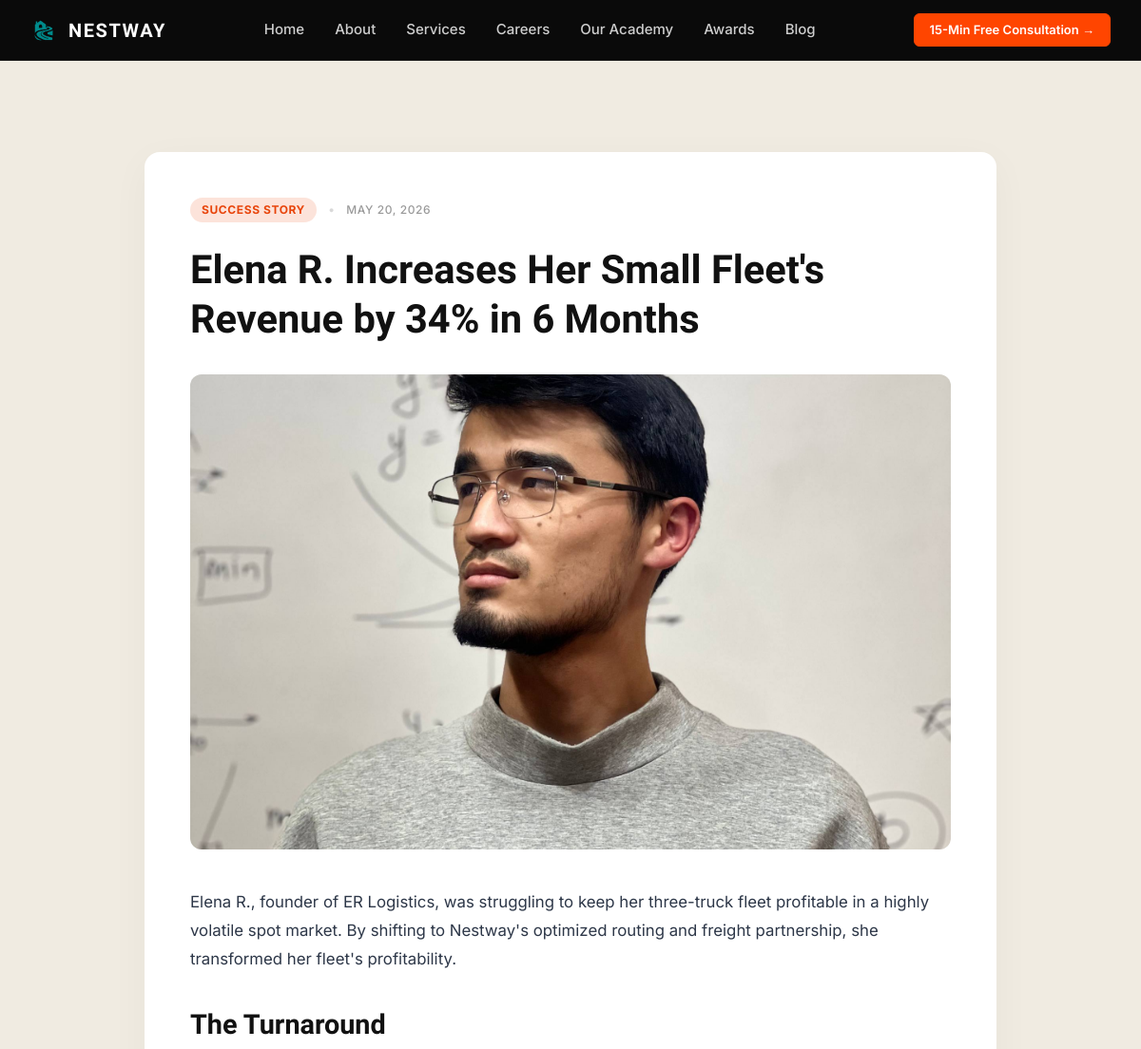
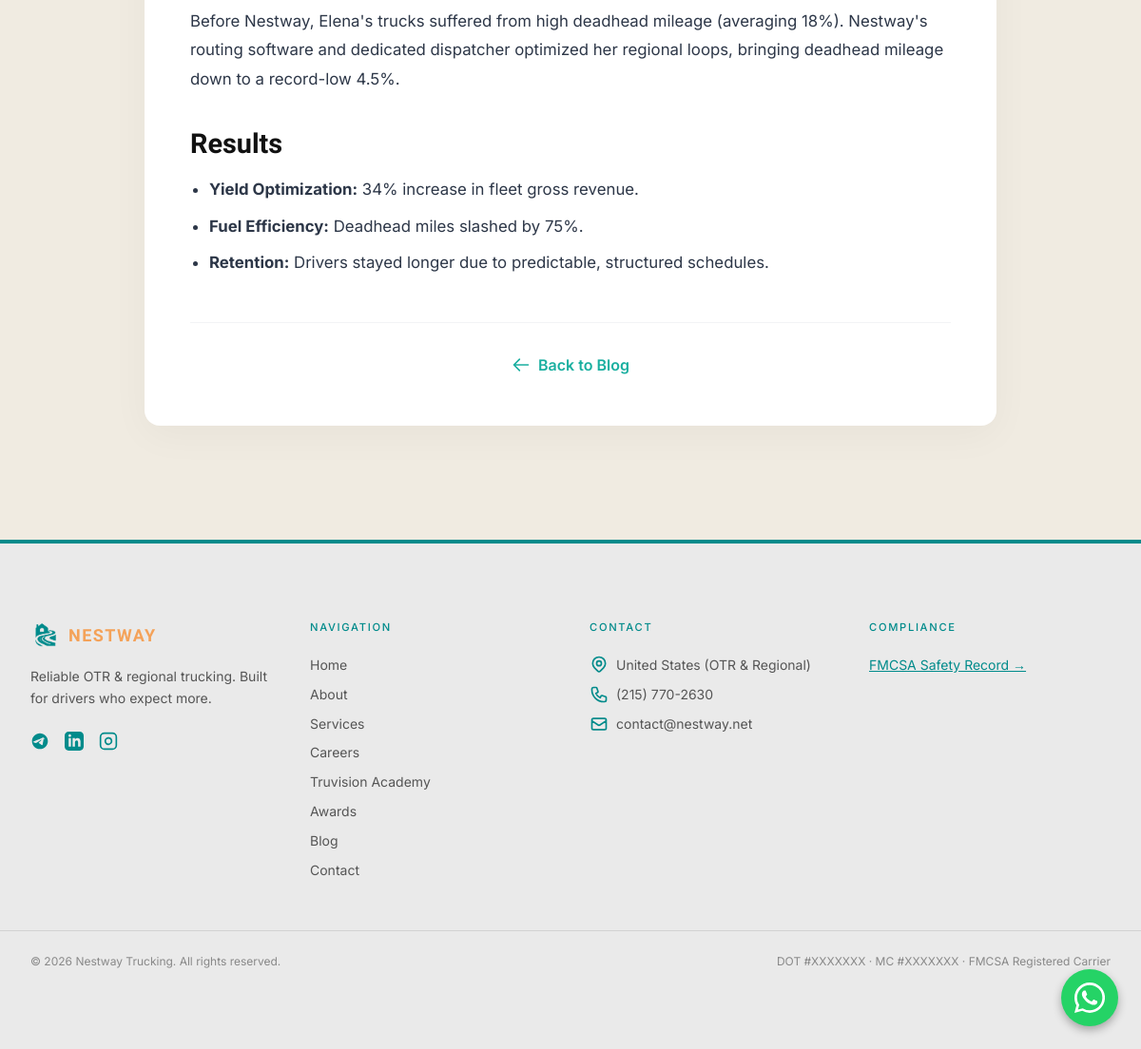
Page /blog/elena-r-increases-her-small-fleets-revenue-by-34-in-6-months/ on the committed database (2 pictures, top to bottom).
### core/models.py (models this page shows, shortened)
class BlogPost(models.Model):
    CATEGORY_CHOICES = [
        ('article', 'Article'),
        ('success_story', 'Success Story'),
    ]
    title = models.CharField(max_length=255)
    slug = models.SlugField(unique=True, max_length=255)
    body = models.TextField()
    category = models.CharField(max_length=50, choices=CATEGORY_CHOICES, default='article')
    cover_image = models.ImageField(upload_to='blog/', blank=True)
    published_at = models.DateTimeField(default=timezone.now)
    is_published = models.BooleanField(default=False)
    class Meta:
        ordering = ['-published_at']

class SiteSettings(models.Model):
    company_name = models.CharField(max_length=255, default="Nestway")
    tagline = models.CharField(max_length=255, blank=True)
    phone = models.CharField(max_length=50, blank=True)
    email = models.EmailField(blank=True)
    address = models.TextField(blank=True)
    class Meta:
        verbose_name = "Site Settings"
        verbose_name_plural = "Site Settings"
    @classmethod
    def load(cls):
        obj, created = cls.objects.get_or_create(pk=1)
        return obj

### core/views.py (the view)
# urls.py: path('blog/<slug:slug>/', views.blog_detail, name='blog_detail'),
def blog_detail(request, slug):
    cache_key = f'blog_detail_{slug}'
    post = cache.get(cache_key)
    if post is None:
        post = get_object_or_404(BlogPost, slug=slug, is_published=True)
        cache.set(cache_key, post, 300)  # 5 min
    return render(request, 'blog_detail.html', {'post': post})

### core/templates/blog_detail.html (shortened to what this page needs)
{% extends 'base.html' %}
{% load static %}
{% block content %}
<div class="blog-detail-page" style="min-height: 100vh; padding-top: 120px;">
    <section class="blog-detail-content-section">
        <div class="max-w-4xl mx-auto blog-readability-card">
            <div class="flex items-center gap-3 mb-6" style="font-family: 'Inter', sans-serif;">
                {% if post.category == 'success_story' %}
                <span style="font-weight: 700; font-size: 0.75rem; background: rgba(232, 68, 10, 0.15); color: #E8440A; padding: 4px 12px; border-radius: 9999px; letter-spacing: 0.05em; text-transform: uppercase;">Success Story</span>
                {% else %}
                <span style="font-weight: 700; font-size: 0.75rem; background: rgba(26, 175, 160, 0.15); color: #1AAFA0; padding: 4px 12px; border-radius: 9999px; letter-spacing: 0.05em; text-transform: uppercase;">Article</span>
                {% endif %}
                <span style="color: rgba(0,0,0,0.15); font-size: 0.8rem;">&bull;</span>
                <span style="font-weight: 500; font-size: 0.75rem; letter-spacing: 0.05em; text-transform: uppercase; color: rgba(0,0,0,0.4);">
                    {{ post.published_at|date:"F d, Y" }}
                </span>
            </div>
            <h1 style="font-family: 'Unbounded', sans-serif; font-weight: 700; font-size: clamp(1.8rem, 4vw, 2.6rem); color: #111111; line-height: 1.25; margin-top: 0; margin-bottom: 32px;">
                {{ post.title }}
            </h1>
            <div class="mb-10 overflow-hidden rounded-xl">
                {% if post.cover_image %}
                <img src="{{ post.cover_image.url }}" alt="{{ post.title }}" class="w-full h-auto max-h-[500px] object-cover">
                {% endif %}
            </div>
            <div class="post-content">
                {{ post.body|safe }}
            </div>
            <div class="mt-12 pt-8 border-t border-gray-200/50 text-center">
                <a href="{% url 'blog' %}" class="inline-flex items-center text-brand font-semibold hover:text-accent transition-colors" style="font-family: 'Inter', sans-serif; color: #1AAFA0; text-decoration: none; font-weight: 600;">
                    <svg class="w-5 h-5 mr-2" fill="none" stroke="currentColor" viewBox="0 0 24 24" style="width: 20px; height: 20px; display: inline-block; vertical-align: middle;"><path stroke-linecap="round" stroke-linejoin="round" stroke-width="2" d="M10 19l-7-7m0 0l7-7m-7 7h18"></path></svg>
                    <span style="vertical-align: middle;">Back to Blog</span>
                </a>
            </div>
        </div>
    </section>
</div>
{% endblock %}

### core/templates/base.html (shortened to what this page needs)
{% load static %}
<!DOCTYPE html>
<html lang="en" class="scroll-smooth">
<head>
    <link href="{% static 'css/output.css' %}" rel="stylesheet">
    <link rel="stylesheet" href="{% static 'css/custom.css' %}">
</head>
<body class="bg-gray-50 text-[#1a1a1a] font-sans antialiased flex flex-col min-h-screen"
      x-data="{
          lastScroll: 0,
          scrolled: false,
          mobileMenuOpen: false
      }"
      @scroll.window="scrolled = window.scrollY >= 80;"
      :class="mobileMenuOpen ? 'overflow-hidden' : ''">
    <div :style="scrolled ? 'backdrop-filter: blur(20px); -webkit-backdrop-filter: blur(20px); border-bottom: 1px solid rgba(255, 255, 255, 0.06); background: rgba(10,10,10,0.85);' : 'backdrop-filter: blur(0px); -webkit-backdrop-filter: blur(0px); border-bottom: 1px solid transparent; background: transparent;'"
      class="fixed top-0 left-0 right-0 w-full z-[100] transition-all duration-300 h-[56px] md:h-[64px] flex items-center">
        <div class="max-w-7xl w-full mx-auto px-4 sm:px-6 lg:px-8 nav-container-override flex justify-between items-center h-full">
            <a href="{% url 'index' %}" class="flex items-center gap-3 no-underline">
                <img src="{% static 'images/logo.png' %}" alt="Nestway Logo" class="h-[28px] nav-logo-override w-auto">
                <span class="text-white tracking-[0.08em] font-[700] text-[20px] nav-brand-override" style="font-family: 'Unbounded', sans-serif;">NESTWAY</span>
            </a>
            <nav class="hidden md:flex items-center gap-6 lg:gap-8">
                <a href="{% url 'index' %}" class="text-white/80 hover:text-white font-medium text-[14px] lg:text-[15px] transition-colors" style="font-family: 'Inter', sans-serif;">Home</a>
                <a href="{% url 'about' %}" class="text-white/80 hover:text-white font-medium text-[14px] lg:text-[15px] transition-colors" style="font-family: 'Inter', sans-serif;">About</a>
                <a href="{% url 'services' %}" class="text-white/80 hover:text-white font-medium text-[14px] lg:text-[15px] transition-colors" style="font-family: 'Inter', sans-serif;">Services</a>
                <a href="{% url 'careers' %}" class="text-white/80 hover:text-white font-medium text-[14px] lg:text-[15px] transition-colors" style="font-family: 'Inter', sans-serif;">Careers</a>
                <a href="{% url 'truvision' %}" class="text-white/80 hover:text-white font-medium text-[14px] lg:text-[15px] transition-colors" style="font-family: 'Inter', sans-serif;">Our Academy</a>
                <a href="{% url 'awards' %}" class="text-white/80 hover:text-white font-medium text-[14px] lg:text-[15px] transition-colors" style="font-family: 'Inter', sans-serif;">Awards</a>
                <a href="{% url 'blog' %}" class="text-white/80 hover:text-white font-medium text-[14px] lg:text-[15px] transition-colors" style="font-family: 'Inter', sans-serif;">Blog</a>
            </nav>
            <div class="hidden md:block">
                <a href="{% url 'contact' %}" class="inline-flex items-center justify-center text-[13px] font-[600] px-[16px] py-[7px] rounded-[6px] transition-all duration-150 no-underline" style="font-family: 'Inter', sans-serif; border: 1.5px solid #FF4500; color: #ffffff; background: #FF4500;" onmouseover="this.style.background='#D63A00'; this.style.borderColor='#D63A00';" onmouseout="this.style.background='#FF4500'; this.style.borderColor='#FF4500';">
                    15-Min Free Consultation &rarr;
                </a>
            </div>
        </div>
        </div>
    <main class="flex-grow">
        {% block content %}{% endblock %}
    </main>
    <footer style="background: #EAEAEA; font-family: 'Inter', sans-serif; border-top: 4px solid #008B8B; padding-top: 80px; padding-bottom: 60px;" class="m-section-pad mt-auto">
        <div class="max-w-7xl mx-auto px-4 sm:px-6 lg:px-8 grid grid-cols-1 sm:grid-cols-2 md:grid-cols-4 gap-8 md:gap-10 mb-12">
            <div class="md:col-span-1">
                <a href="{% url 'index' %}" class="flex items-center gap-2 mb-4 no-underline">
                    <img src="{% static 'images/logo.png' %}" alt="Nestway Logo" class="h-[32px] w-auto">
                    <span class="tracking-[0.08em] font-[700] text-[18px]" style="font-family: 'Unbounded', sans-serif; color: #F4A259;">NESTWAY</span>
                </a>
                <p style="color: #555; font-size: 14px; line-height: 1.65;">Reliable OTR &amp; regional trucking. Built for drivers who expect more.</p>
                <div class="flex gap-4" style="margin-top: 24px;">
                    <a href="https://t.me/nestwaylc" target="_blank" rel="noopener noreferrer" aria-label="Telegram" style="color: #008B8B; transition: opacity 0.2s;" onmouseover="this.style.opacity='0.7'" onmouseout="this.style.opacity='1'">
                    </a>
                    <a href="https://www.linkedin.com/search/results/all/?keywords=nestway&amp;origin=RICH_QUERY_SUGGESTION&amp;heroEntityKey=urn%3Ali%3Aorganization%3A107324053&amp;position=0" target="_blank" rel="noopener noreferrer" aria-label="LinkedIn" style="color: #008B8B; transition: opacity 0.2s;" onmouseover="this.style.opacity='0.7'" onmouseout="this.style.opacity='1'">
                    </a>
                    <a href="https://www.instagram.com/nestwaylc/" target="_blank" rel="noopener noreferrer" aria-label="Instagram" style="color: #008B8B; transition: opacity 0.2s;" onmouseover="this.style.opacity='0.7'" onmouseout="this.style.opacity='1'">
                        <svg class="w-5 h-5" fill="none" stroke="currentColor" stroke-width="2" viewBox="0 0 24 24"><rect x="2" y="2" width="20" height="20" rx="5" ry="5"/><path d="M16 11.37A4 4 0 1112.63 8 4 4 0 0116 11.37z"/><line x1="17.5" y1="6.5" x2="17.51" y2="6.5"/></svg>
                    </a>
                </div>
            </div>
            <div>
                <div style="font-family: 'Inter', sans-serif; font-weight: 500; font-size: 0.7rem; letter-spacing: 0.15em; text-transform: uppercase; color: #008B8B; margin-bottom: 16px;">Navigation</div>
                <ul class="text-sm" style="color: #555; line-height: 2.2;">
                    <li><a href="{% url 'index' %}" style="color: #555; text-decoration: none; transition: color 0.2s;" onmouseover="this.style.color='#0D0D0D'" onmouseout="this.style.color='#555'">Home</a></li>
                    <li><a href="{% url 'about' %}" style="color: #555; text-decoration: none; transition: color 0.2s;" onmouseover="this.style.color='#0D0D0D'" onmouseout="this.style.color='#555'">About</a></li>
                    <li><a href="{% url 'services' %}" style="color: #555; text-decoration: none; transition: color 0.2s;" onmouseover="this.style.color='#0D0D0D'" onmouseout="this.style.color='#555'">Services</a></li>
                    <li><a href="{% url 'careers' %}" style="color: #555; text-decoration: none; transition: color 0.2s;" onmouseover="this.style.color='#0D0D0D'" onmouseout="this.style.color='#555'">Careers</a></li>
                    <li><a href="{% url 'truvision' %}" style="color: #555; text-decoration: none; transition: color 0.2s;" onmouseover="this.style.color='#0D0D0D'" onmouseout="this.style.color='#555'">Truvision Academy</a></li>
                    <li><a href="{% url 'awards' %}" style="color: #555; text-decoration: none; transition: color 0.2s;" onmouseover="this.style.color='#0D0D0D'" onmouseout="this.style.color='#555'">Awards</a></li>
                    <li><a href="{% url 'blog' %}" style="color: #555; text-decoration: none; transition: color 0.2s;" onmouseover="this.style.color='#0D0D0D'" onmouseout="this.style.color='#555'">Blog</a></li>
                    <li><a href="{% url 'contact' %}" style="color: #555; text-decoration: none; transition: color 0.2s;" onmouseover="this.style.color='#0D0D0D'" onmouseout="this.style.color='#555'">Contact</a></li>
                </ul>
            </div>
            <div>
                <div style="font-family: 'Inter', sans-serif; font-weight: 500; font-size: 0.7rem; letter-spacing: 0.15em; text-transform: uppercase; color: #008B8B; margin-bottom: 16px;">Contact</div>
                <ul class="text-sm" style="color: #555; line-height: 2.2;">
                    {% if site_settings.address %}
                    <li class="flex items-start gap-2">
                        <span style="color: #555;">{{ site_settings.address }}</span>
                    </li>
                    {% endif %}
                    {% if site_settings.phone %}
                    <li class="flex items-center gap-2">
                        <a href="tel:{{ site_settings.phone }}" style="color: #555; text-decoration: none; transition: color 0.2s;" onmouseover="this.style.color='#0D0D0D'" onmouseout="this.style.color='#555'">{{ site_settings.phone }}</a>
                    </li>
                    {% endif %}
                    {% if site_settings.email %}
                    <li class="flex items-center gap-2">
                        <svg style="width: 20px; height: 20px; flex-shrink: 0; color: #008B8B;" fill="none" stroke="currentColor" viewBox="0 0 24 24"><path stroke-linecap="round" stroke-linejoin="round" stroke-width="2" d="M3 8l7.89 5.26a2 2 0 002.22 0L21 8M5 19h14a2 2 0 002-2V7a2 2 0 00-2-2H5a2 2 0 00-2 2v10a2 2 0 002 2z"></path></svg>
                        <a href="mailto:{{ site_settings.email }}" style="color: #555; text-decoration: none; transition: color 0.2s;" onmouseover="this.style.color='#0D0D0D'" onmouseout="this.style.color='#555'">{{ site_settings.email }}</a>
                    </li>
                    {% endif %}
                </ul>
            </div>
            <div>
                <div style="font-family: 'Inter', sans-serif; font-weight: 500; font-size: 0.7rem; letter-spacing: 0.15em; text-transform: uppercase; color: #008B8B; margin-bottom: 16px;">Compliance</div>
                <ul class="text-sm" style="color: #777; line-height: 2.2;">
                    <li>
                        <a href="https://safer.fmcsa.dot.gov/" target="_blank" rel="noopener noreferrer" style="color: #008B8B; text-decoration: underline; transition: opacity 0.2s;" onmouseover="this.style.opacity='0.7'" onmouseout="this.style.opacity='1'">
                            FMCSA Safety Record &rarr;
                        </a>
                    </li>
                </ul>
            </div>
        </div>
        <div class="max-w-7xl mx-auto px-4 sm:px-6 lg:px-8 flex flex-col md:flex-row justify-between items-center gap-4 text-xs" style="border-top: 1px solid rgba(0,0,0,0.1); color: #888; padding-top: 24px; padding-bottom: 24px;">
            <span>&copy; {% now "Y" %} {{ site_settings.company_name|default:"Nestway" }} Trucking. All rights reserved.</span>
            <span>DOT #XXXXXXX &middot; MC #XXXXXXX &middot; FMCSA Registered Carrier</span>
        </div>
    </footer>
    <a href="https://wa.me/1234567890" target="_blank" rel="noopener noreferrer" class="whatsapp-float">
    </a>
</body>
</html>

### rows in the picture
BlogPost: published_at "MAY 20, 2026", title "Elena R. Increases Her Small Fleet's Revenue by 34% in 6 Months", cover_image (picture), body "Elena R., founder of ER Logistics, was struggling to keep her three-truck fleet profitable in a highly volatile spot market. By shifting to Nestway's optimized routing and freight partnership, she transformed her fleet's profitability. The Turnaround Before Nestway, Elena's trucks suffered from high deadhead mileage (averaging 18%). Nestway's routing software and dedicated dispatcher optimized her regional loops, bringing deadhead mileage down to a record-low 4.5%. Results Yield Optimization: 34% increase in fleet gross revenue. Fuel Efficiency: Deadhead miles slashed by 75%. Retention: Drivers stayed longer due to predictable, structured schedules."
SiteSettings: address "United States (OTR & Regional)", phone "(215) 770-2630", email "contact@nestway.net", company_name "Nestway"
